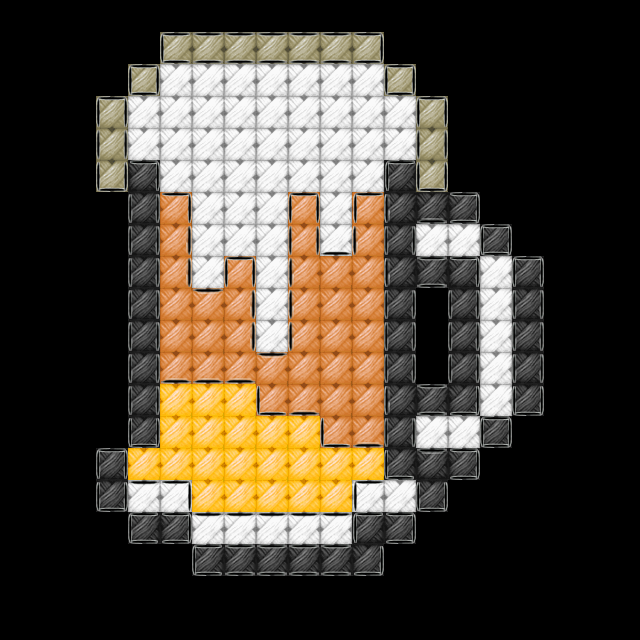

A level layout from a 2D game, rendered from its tile map. Below: a short description, then the map file with its tile-grid data intact:
An orthogonal 20x20 tile map with 32x32 px tiles, 3 tile layers (layer1, layer2, layer3), 2 tilesets.

<map version="1.2" tiledversion="1.3.4" orientation="orthogonal" renderorder="left-down" width="20" height="20" tilewidth="32" tileheight="32" infinite="0" nextlayerid="6" nextobjectid="1">
 <tileset firstgid="1" source="color.tsx" />
 <tileset firstgid="22" source="stroke.tsx" />
 <layer id="1" name="layer1" width="20" height="20">
  <data encoding="csv">
0,0,0,0,0,0,0,0,0,0,0,0,0,0,0,0,0,0,0,0,
0,0,0,0,0,9,9,9,9,9,9,9,0,0,0,0,0,0,0,0,
0,0,0,0,9,2,2,2,2,2,2,2,9,0,0,0,0,0,0,0,
0,0,0,9,2,2,2,2,2,2,2,2,2,9,0,0,0,0,0,0,
0,0,0,9,2,2,2,2,2,2,2,2,2,9,0,0,0,0,0,0,
0,0,0,9,11,2,2,2,2,2,2,2,11,9,0,0,0,0,0,0,
0,0,0,0,11,10,2,2,2,10,2,10,11,11,11,0,0,0,0,0,
0,0,0,0,11,10,2,2,2,10,2,10,11,2,2,11,0,0,0,0,
0,0,0,0,11,10,2,10,2,10,10,10,11,11,11,2,11,0,0,0,
0,0,0,0,11,10,10,10,2,10,10,10,11,0,11,2,11,0,0,0,
0,0,0,0,11,10,10,10,2,10,10,10,11,0,11,2,11,0,0,0,
0,0,0,0,11,10,10,10,10,10,10,10,11,0,11,2,11,0,0,0,
0,0,0,0,11,8,8,8,10,10,10,10,11,11,11,2,11,0,0,0,
0,0,0,0,11,8,8,8,8,8,10,10,11,2,2,11,0,0,0,0,
0,0,0,11,8,8,8,8,8,8,8,8,11,11,11,0,0,0,0,0,
0,0,0,11,2,2,8,8,8,8,8,2,2,11,0,0,0,0,0,0,
0,0,0,0,11,11,2,2,2,2,2,11,11,0,0,0,0,0,0,0,
0,0,0,0,0,0,11,11,11,11,11,11,0,0,0,0,0,0,0,0,
0,0,0,0,0,0,0,0,0,0,0,0,0,0,0,0,0,0,0,0,
0,0,0,0,0,0,0,0,0,0,0,0,0,0,0,0,0,0,0,0
</data>
 </layer>
 <layer id="4" name="layer2" width="20" height="20">
  <data encoding="csv">
0,0,0,0,0,0,0,0,0,0,0,0,0,0,0,0,0,0,0,0,
0,0,0,0,0,0,0,0,0,0,0,0,0,0,0,0,0,0,0,0,
0,0,0,0,0,0,0,0,0,0,0,0,0,0,0,0,0,0,0,0,
0,0,0,0,0,0,0,0,0,0,0,0,0,0,0,0,0,0,0,0,
0,0,0,0,0,0,0,0,0,0,0,0,0,0,0,0,0,0,0,0,
0,0,0,0,0,0,0,0,0,0,0,0,0,0,0,0,0,0,0,0,
0,0,0,0,0,0,0,0,0,0,0,0,0,0,0,0,0,0,0,0,
0,0,0,0,0,0,0,0,0,0,0,0,0,0,0,0,0,0,0,0,
0,0,0,0,0,0,0,0,0,0,0,0,0,0,0,0,0,0,0,0,
0,0,0,0,0,0,0,0,0,0,0,0,0,0,0,0,0,0,0,0,
0,0,0,0,0,0,0,0,0,0,0,0,0,0,0,0,0,0,0,0,
0,0,0,0,0,0,0,0,0,0,0,0,0,0,0,0,0,0,0,0,
0,0,0,0,0,0,0,0,0,0,0,0,0,0,0,0,0,0,0,0,
0,0,0,0,0,0,0,0,0,0,0,0,0,0,0,0,0,0,0,0,
0,0,0,0,0,0,0,0,0,0,0,0,0,0,0,0,0,0,0,0,
0,0,0,0,0,0,0,0,0,0,0,0,0,0,0,0,0,0,0,0,
0,0,0,0,0,0,0,0,0,0,0,0,0,0,0,0,0,0,0,0,
0,0,0,0,0,0,0,0,0,0,0,0,0,0,0,0,0,0,0,0,
0,0,0,0,0,0,0,0,0,0,0,0,0,0,0,0,0,0,0,0,
0,0,0,0,0,0,0,0,0,0,0,0,0,0,0,0,0,0,0,0
</data>
 </layer>
 <objectgroup id="5" name="logiclayer" visible="0">
  <properties>
   <property name="usegid" value="2;11;10;8;9" />
   <property name="useicon" value="2.png;11.png;10.png;8.png;9.png" />
  </properties>
 </objectgroup>
 <layer id="2" name="layer3" width="20" height="20">
  <data encoding="csv">
0,0,0,0,0,0,0,0,0,0,0,0,0,0,0,0,0,0,0,0,
0,0,0,0,0,36,30,30,30,30,30,34,0,0,0,0,0,0,0,0,
0,0,0,0,32,0,0,0,0,0,0,0,32,0,0,0,0,0,0,0,
0,0,0,37,0,0,0,0,0,0,0,0,0,37,0,0,0,0,0,0,
0,0,0,31,0,0,0,0,0,0,0,0,0,31,0,0,0,0,0,0,
0,0,0,35,28,0,0,0,0,0,0,0,26,35,0,0,0,0,0,0,
0,0,0,0,31,28,0,0,0,37,0,26,22,25,34,0,0,0,0,0,
0,0,0,0,31,24,0,0,0,31,25,22,31,0,0,32,0,0,0,0,
0,0,0,0,31,24,0,37,0,22,0,0,22,30,28,0,37,0,0,0,
0,0,0,0,31,0,23,24,0,22,0,0,31,0,31,0,31,0,0,0,
0,0,0,0,31,0,0,24,0,22,0,0,31,0,31,0,31,0,0,0,
0,0,0,0,31,25,25,25,23,0,0,0,31,0,31,0,31,0,0,0,
0,0,0,0,31,0,0,0,27,25,0,0,22,30,29,0,35,0,0,0,
0,0,0,0,35,0,0,0,0,0,27,25,31,0,0,32,0,0,0,0,
0,0,0,37,0,0,0,0,0,0,0,0,27,23,34,0,0,0,0,0,
0,0,0,35,23,28,0,0,0,0,0,26,0,35,0,0,0,0,0,0,
0,0,0,0,36,34,23,23,23,23,23,26,34,0,0,0,0,0,0,0,
0,0,0,0,0,0,36,30,30,30,30,29,0,0,0,0,0,0,0,0,
0,0,0,0,0,0,0,0,0,0,0,0,0,0,0,0,0,0,0,0,
0,0,0,0,0,0,0,0,0,0,0,0,0,0,0,0,0,0,0,0
</data>
 </layer>
</map>
